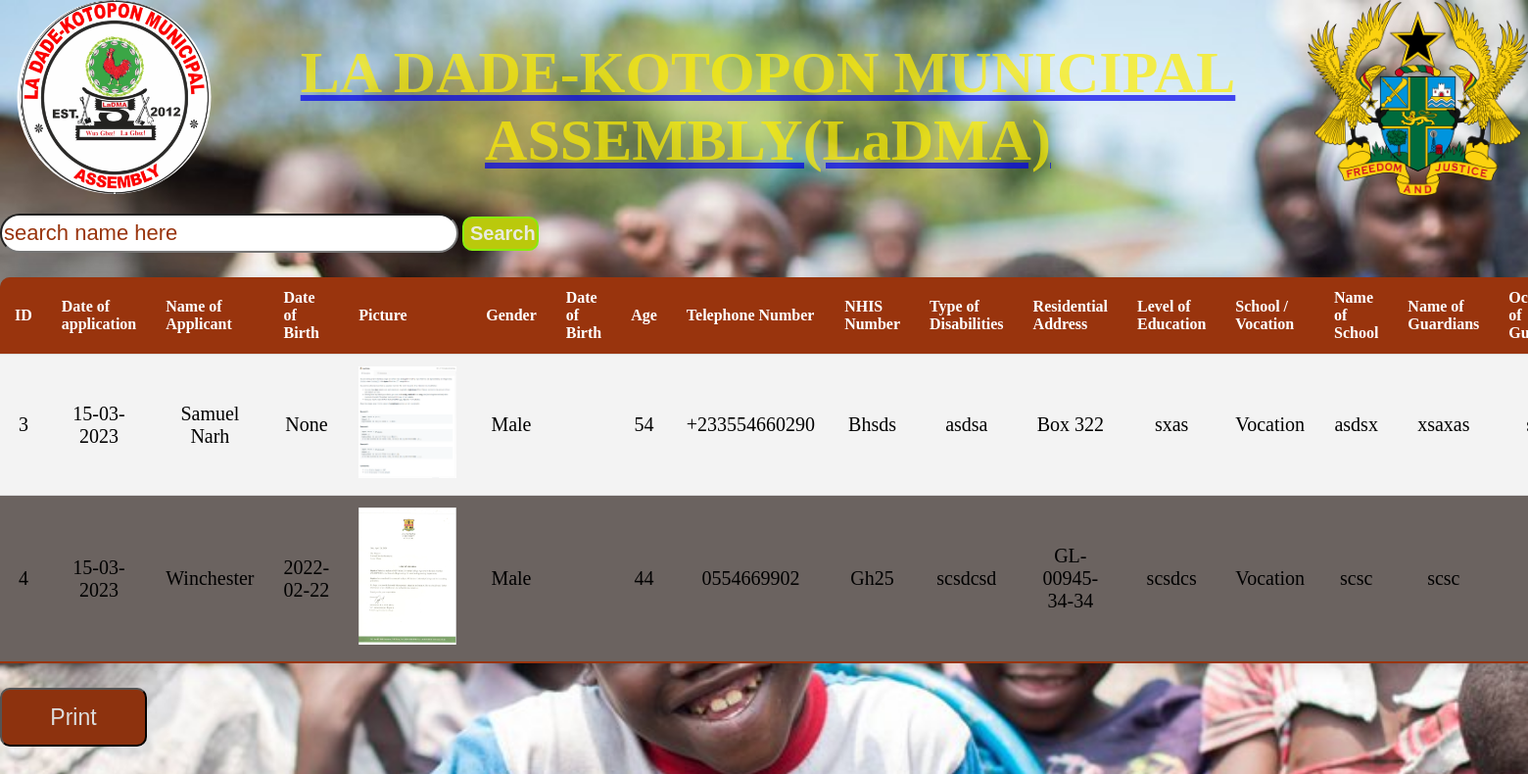
The page /disable/info on the database its author committed.
### Disability_Management/models.py (models this page shows)
class Disable(models.Model):
    name=models.CharField(max_length=200,null=True)
    date=models.CharField(max_length=200,null=True)
    birth_day=models.CharField(max_length=200,null=True)
    picture=models.ImageField(null=True,upload_to='Disability_Management/static/images')
    gender=models.CharField(max_length=200)
    age=models.CharField(max_length=10)
    telephone=models.CharField(max_length=20)
    nhis=models.CharField(max_length=30)
    type_of_diasbilities=models.CharField(max_length=50,null=True)
    rescidential=models.CharField(max_length=50)
    educational_level=models.CharField(max_length=30)
    school_vocation=models.CharField(max_length=20)
    school=models.CharField(max_length=50)
    guardian_name=models.CharField(max_length=50)
    occupation_g=models.CharField(max_length=30)
    type_of_support=models.CharField(max_length=20)
    disability=models.CharField(max_length=20)

### Disability_Management/views.py (the view)
# urls.py: path("info", views.information,name='info'),
def information(request):
    container=Disable.objects.all()
    request.method == 'GET'
    search = request.GET.get("search") #Gets input typed by user
    if search!=None:
        container= container.filter(name__icontains=search)
    context={'container':container}
    return render(request,'index.html',context)

### Disability_Management/templates/index.html (shortened to what this page needs)
{% extends 'mainindex.html'%}
{% block content %}
        <div>
          <form method="GET" autocomplete="off"  >
            <input type="text" name="search" placeholder="search name here" id="searchinput" required  autocomplete="off" >
            <button type="submit" class="searchbutton"> Search</button>
          </form>
        </div>
            <article class="">
              <table class="table" >
              <tr>
                <th>ID</th>
                <th> Date of application</th>
                <th>Name of Applicant</th>
                <th>Date of Birth</th>
                <th>Picture</th>
                <th >Gender</th>
                <th>Date of Birth</th>
                <th >Age</th>
                <th >Telephone Number</th>
                <th >NHIS Number</th>
                <th>Type of Disabilities</th>
                <th>Residential Address</th>
                <th>Level of Education</th>
                <th>School / Vocation</th>
                <th>Name of School</th>
                <th>Name of Guardians </th>
                <th>Occupation of Guardians</th>
              </tr>
            {% for x in container %}
              <tr>
                <td>{{x.id}}</td>
                <td>{{x.date}}</td>
                <td>{{x.name}}</td>
                <td>{{x.birth_day}}</td>
                <td><img style="max-width:100px" src="{{x.picture}}" alt="image_here"></td>
                <td>{{x.gender}}</td>
                <td>{{x.date_of_birth}}</td>
                <td>{{x.age}}</td>
                <td>{{x.telephone}}</td>
                <td>{{x.nhis}}</td>
                <td>{{x.type_of_diasbilities}}</td>
                <td>{{x.rescidential}}</td>
                <td>{{x.educational_level}}</td>
                <td>{{x.school_vocation}}</td>
                <td>{{x.school}}</td>
                <td>{{x.guardian_name}}</td>
                <td>{{x.occupation_g}}</td>
                {% endfor %}
              </tr>
          </table>
            </article class="">
            <div>
              <a href=""><button class="print-btn" >Print</button></a>
            </div>
            {% endblock content %}

### Disability_Management/templates/mainindex.html (shortened to what this page needs)
{%load static %}
<!DOCTYPE html>
<html lang="en" dir="ltr">
  <head>
    <link rel="stylesheet" href="{% static 'css/styling.css' %}">
  </head>
  <body>
     <div class='header'>
     <img src="{% static 'images/logo.PNG' %}" alt="ladma logo Here"  class="logo">
     <a class="home_link"href="{% url 'mainpage' %}"><h1>LA DADE-KOTOPON MUNICIPAL ASSEMBLY(LaDMA)</h1></a>
      <img src="{% static 'images/coat_of_arms.png' %}" alt="coat of arms"  class="coat_of_arms">
     </div>
      {% block content %}{% endblock content %}
</body>
</html>

### Disability_Management/static/css/styling.css (style rules this page uses)
*, *::after, *::before { box-sizing: inherit; }
body { box-sizing: border-box; margin:0; background-image: url('disabled2.jpg'); background-repeat: no-repeat; background-size: 100%; width: 100%; }
h1 { font-family:"Times New Roman", Times, serif; font-size: 60px; color:#ffee00; opacity: 70%; text-align: center; }
.header { display:flex; flex-direction:row; max-width:100%; }
.logo { height: 198px; width: 233px; clip-path: circle(); display:flex; flex-direction:row; }
.coat_of_arms { height: 200px; width: 225px; display:flex; flex-direction:row; }
.table { border-collapse: collapse; margin: 25px 0; font-size: 1.0em; border-radius: 10px 10px 0 0; overflow: hidden; box-shadow: 0 0 20px rgba(0,0 ,0,0.15); padding: 0px; }
.table tr th { background-color: #99340d; color: #ffffff; text-align: left; font-weight: bold; }
.table th, .table td { padding: 12px 15px; text-align: center; }
.table tr { border-bottom: 1px solid #dddddd; }
.table tr:nth-of-type(even) { background-color: #f3f3f3; }
.table tr:nth-of-type(odd) { background-color: #6b6360; }
.table tr:last-of-type { border-bottom: 2px solid #99340d; }
.table tr td { font-size: 20px ; }
::placeholder { color:#99340d; font-size: 22px; }
#searchinput { width:30%; box-sizing: border-box; border-radius: 20px; height: 40px; font-size:20px; }
.searchbutton { background-color: #bac90c; border: none; color: rgb(233, 234, 223); cursor: pointer; width: 5%; text-align: center; justify-content: center; align-items:right; height: 20px; border: 2px solid rgb(136, 235, 14); border-radius: 10px; font-size: 20px; font-weight: bold; height: 35px; }
.print-btn { height: 60px; width: 150px; border-radius: 10px; font-size: 23px; background-color: rgb(141, 50, 14); color: #dddddd; cursor: pointer; }

### rows shown on the page
Disable: id "3", date "15-03-2023", name "Samuel Narh", birth_day "None", picture (picture), gender "Male", age "54", telephone "+233554660290", nhis "Bhsds", type_of_diasbilities "asdsa", rescidential "Box 322", educational_level "sxas", school_vocation "Vocation", school "asdsx", guardian_name "xsaxas"
Disable: id "4", date "15-03-2023", name "Winchester", birth_day "2022-02-22", picture (picture), gender "Male", age "44", telephone "0554669902", nhis "Gh25", type_of_diasbilities "scsdcsd", rescidential "GL-00945-34-34", educational_level "scsdcs", school_vocation "Vocation", school "scsc", guardian_name "scsc"
